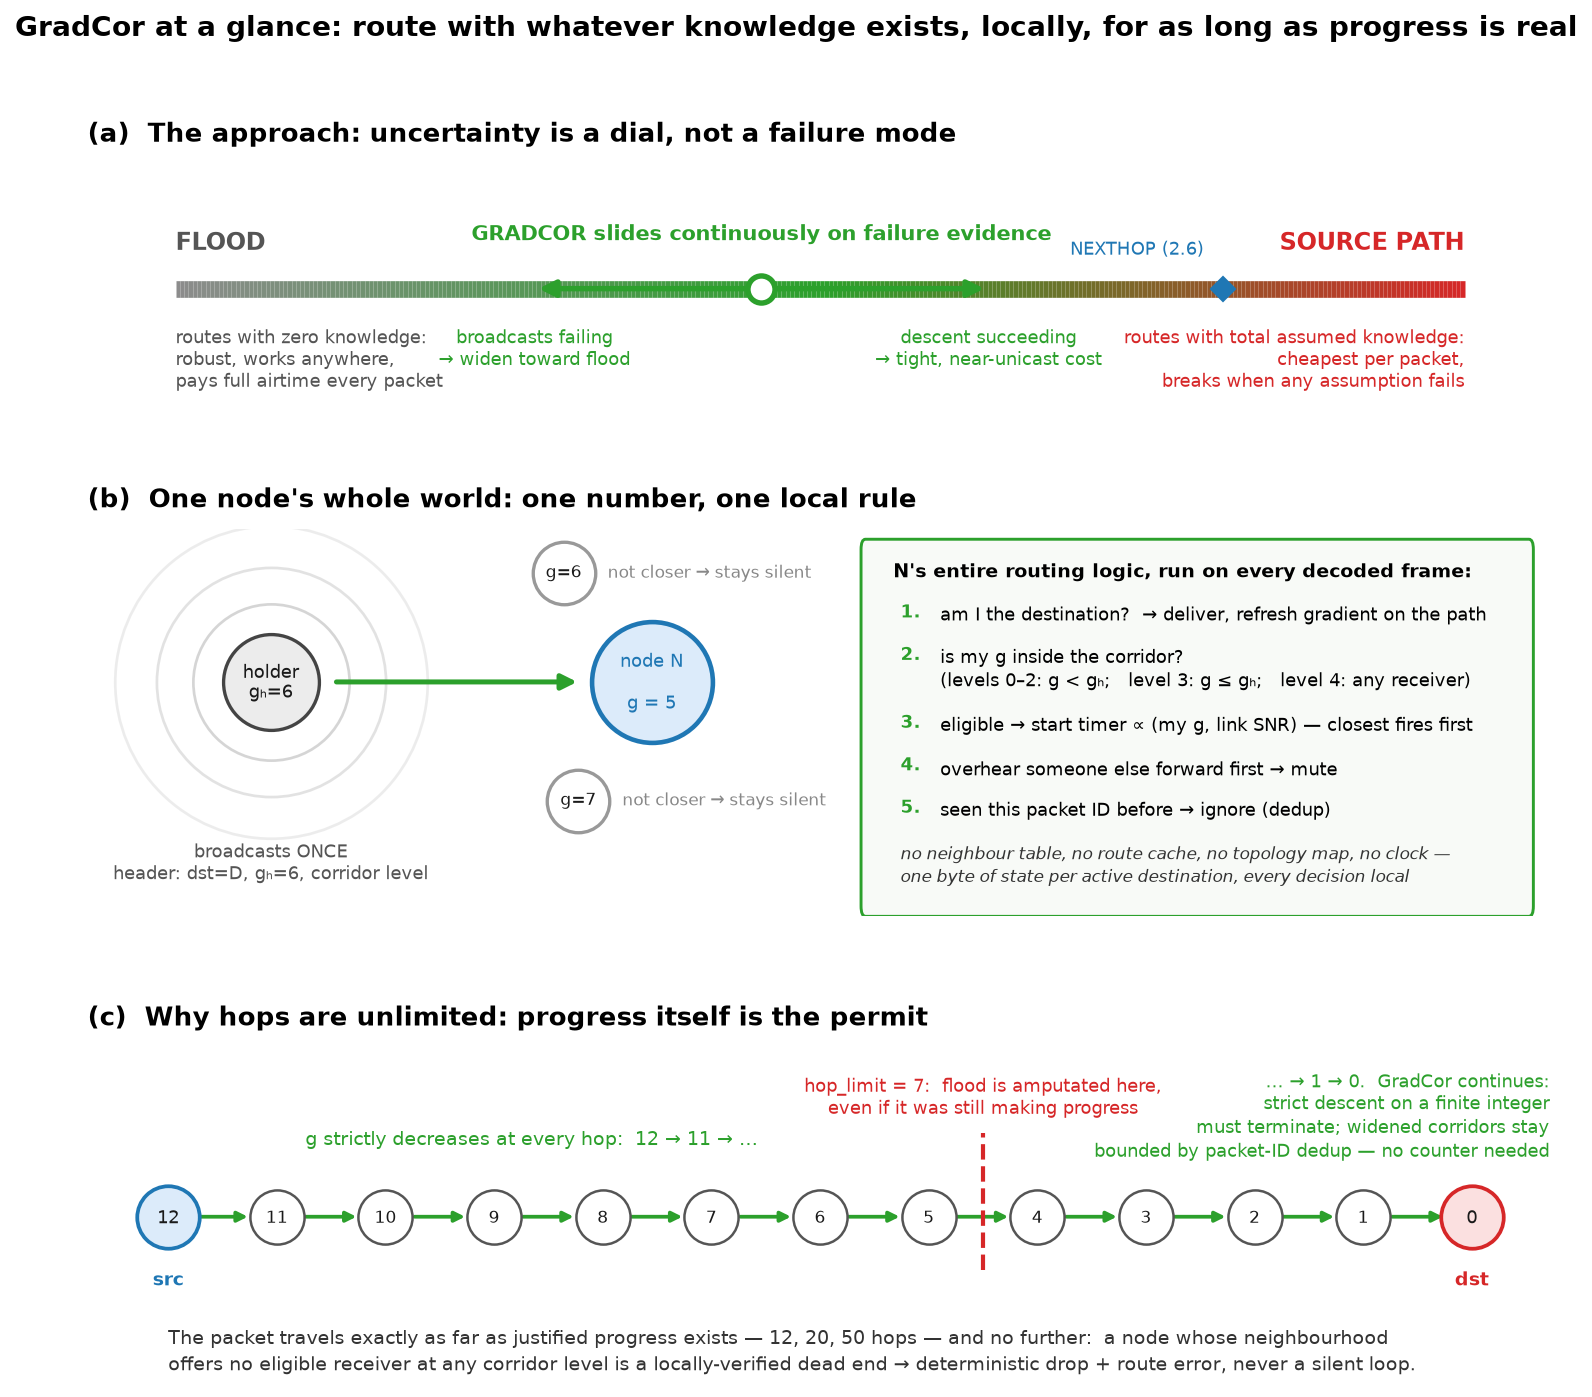

Write Python code to recreate this figure.
"""One-figure summary of GradCor: approach, node perspective, endless hops."""
import matplotlib
matplotlib.use("Agg")
import matplotlib.pyplot as plt
from matplotlib.patches import FancyArrowPatch, FancyBboxPatch
import matplotlib.colors as mcolors

GREEN = "#2ca02c"
GRAY = "#7f7f7f"
RED = "#d62728"
BLUE = "#1f77b4"

fig = plt.figure(figsize=(12.6, 10.6))
gs = fig.add_gridspec(3, 1, height_ratios=[0.72, 1.15, 1.0], hspace=0.40)


def band_title(ax, letter, text):
    ax.text(0.0, 1.04, f"({letter})  {text}", transform=ax.transAxes,
            fontsize=12.5, fontweight="bold", va="bottom")


def node(ax, x, y, ms, face, edge, label, fs=8.5, lw=1.6, tcolor="#1a1a1a"):
    ax.plot([x], [y], "o", ms=ms, mfc=face, mec=edge, mew=lw, zorder=5)
    ax.text(x, y, label, ha="center", va="center", fontsize=fs, zorder=6,
            color=tcolor, linespacing=1.25)


# ---------------- (a) the general approach: knowledge spectrum ----------------
ax = fig.add_subplot(gs[0])
ax.set_xlim(0, 10)
ax.set_ylim(0, 1)
ax.axis("off")
band_title(ax, "a", "The approach: uncertainty is a dial, not a failure mode")

cmap = mcolors.LinearSegmentedColormap.from_list("spec", ["#8c8c8c", GREEN, RED])
for i in range(300):
    x = 0.6 + (8.8 * i / 300)
    ax.plot([x, x + 8.8 / 300], [0.46, 0.46], color=cmap(i / 300), lw=8,
            solid_capstyle="butt")

ax.text(0.6, 0.62, "FLOOD", fontsize=11.5, fontweight="bold", color="#555", ha="left")
ax.text(0.6, 0.30, "routes with zero knowledge:\nrobust, works anywhere,\npays full airtime every packet",
        fontsize=8.5, color="#555", ha="left", va="top")
ax.text(9.4, 0.62, "SOURCE PATH", fontsize=11.5, fontweight="bold", color=RED, ha="right")
ax.text(9.4, 0.30, "routes with total assumed knowledge:\ncheapest per packet,\nbreaks when any assumption fails",
        fontsize=8.5, color=RED, ha="right", va="top")
ax.plot([7.75], [0.46], "D", ms=8, color=BLUE, zorder=5)
ax.text(7.62, 0.60, "NEXTHOP (2.6)", fontsize=8.5, color=BLUE, ha="right")

arr = FancyArrowPatch((3.05, 0.46), (6.15, 0.46), arrowstyle="<|-|>",
                      mutation_scale=16, color=GREEN, lw=2.6, zorder=6)
ax.add_patch(arr)
ax.plot([4.6], [0.46], "o", ms=13, mfc="white", mec=GREEN, mew=2.6, zorder=7)
ax.text(4.6, 0.66, "GRADCOR slides continuously on failure evidence",
        fontsize=10, fontweight="bold", color=GREEN, ha="center")
ax.text(3.05, 0.30, "broadcasts failing\n\u2192 widen toward flood", fontsize=8.5,
        color=GREEN, ha="center", va="top")
ax.text(6.15, 0.30, "descent succeeding\n\u2192 tight, near-unicast cost", fontsize=8.5,
        color=GREEN, ha="center", va="top")

# ---------------- (b) each node's perspective ----------------
ax = fig.add_subplot(gs[1])
ax.set_xlim(0, 10)
ax.set_ylim(-0.14, 1.0)
ax.axis("off")
band_title(ax, "b", "One node's whole world: one number, one local rule")

hx, hy = 1.25, 0.55
for ms, al in [(150, 0.14), (110, 0.22), (75, 0.32)]:
    ax.plot([hx], [hy], "o", ms=ms, mfc="none", mec=GRAY, mew=1.3, alpha=al, zorder=2)
node(ax, hx, hy, 46, "#ececec", "#444", "holder\ng\u2095=6", fs=8.5)
ax.text(hx, 0.08, "broadcasts ONCE\nheader: dst=D, g\u2095=6, corridor level",
        ha="center", fontsize=8.5, color="#555", va="top")

nx_, ny_ = 3.85, 0.55
node(ax, nx_, ny_, 58, "#dcebfa", BLUE, "node N\n\ng = 5", fs=8.5, lw=2.2, tcolor=BLUE)

node(ax, 3.25, 0.87, 30, "white", "#999", "g=6", fs=8)
ax.text(3.55, 0.87, "not closer \u2192 stays silent", fontsize=8, color="#888",
        ha="left", va="center")
node(ax, 3.35, 0.20, 30, "white", "#999", "g=7", fs=8)
ax.text(3.65, 0.20, "not closer \u2192 stays silent", fontsize=8, color="#888",
        ha="left", va="center")

arr = FancyArrowPatch((hx + 0.42, hy), (nx_ - 0.48, ny_), arrowstyle="-|>",
                      mutation_scale=15, color=GREEN, lw=2.4, zorder=4)
ax.add_patch(arr)

card = FancyBboxPatch((5.30, -0.12), 4.55, 1.07,
                      boxstyle="round,pad=0.02,rounding_size=0.03",
                      fc="#f8faf7", ec=GREEN, lw=1.4)
ax.add_patch(card)
ax.text(5.50, 0.90, "N's entire routing logic, run on every decoded frame:",
        fontsize=9, fontweight="bold", va="top")
lines = [
    ("1.", "am I the destination?  \u2192 deliver, refresh gradient on the path"),
    ("2.", "is my g inside the corridor?\n(levels 0\u20132: g < g\u2095;   level 3: g \u2264 g\u2095;   level 4: any receiver)"),
    ("3.", "eligible \u2192 start timer \u221d (my g, link SNR) \u2014 closest fires first"),
    ("4.", "overhear someone else forward first \u2192 mute"),
    ("5.", "seen this packet ID before \u2192 ignore (dedup)"),
]
y = 0.78
for n, t in lines:
    ax.text(5.55, y, n, fontsize=8.6, fontweight="bold", va="top", color=GREEN)
    ax.text(5.82, y, t, fontsize=8.6, va="top", linespacing=1.3)
    y -= 0.125 if "\n" not in t else 0.20
ax.text(5.55, y - 0.005,
        "no neighbour table, no route cache, no topology map, no clock \u2014\n"
        "one byte of state per active destination, every decision local",
        fontsize=8.4, style="italic", color="#333", va="top", linespacing=1.3)

# ---------------- (c) endless hops ----------------
ax = fig.add_subplot(gs[2])
ax.set_xlim(0, 10)
ax.set_ylim(-0.08, 1.0)
ax.axis("off")
band_title(ax, "c", "Why hops are unlimited: progress itself is the permit")

n_hops = 12
xs = [0.55 + i * (8.9 / n_hops) for i in range(n_hops + 1)]
y0 = 0.45
for i, x in enumerate(xs):
    g = n_hops - i
    if i == 0:
        node(ax, x, y0, 30, "#dcebfa", BLUE, str(g), fs=8.5, lw=1.8)
        ax.text(x, y0 - 0.22, "src", ha="center", fontsize=9, color=BLUE, fontweight="bold")
    elif i == n_hops:
        node(ax, x, y0, 30, "#fbe0e0", RED, str(g), fs=8.5, lw=1.8)
        ax.text(x, y0 - 0.22, "dst", ha="center", fontsize=9, color=RED, fontweight="bold")
    else:
        node(ax, x, y0, 26, "white", "#555", str(g), fs=8, lw=1.2)
    if i < n_hops:
        arr = FancyArrowPatch((x + 0.17, y0), (xs[i + 1] - 0.17, y0),
                              arrowstyle="-|>", mutation_scale=10,
                              color=GREEN, lw=1.8)
        ax.add_patch(arr)

wall_x = xs[7] + (8.9 / n_hops) / 2
ax.plot([wall_x, wall_x], [0.28, 0.72], ls="--", color=RED, lw=2)
ax.text(wall_x, 0.76, "hop_limit = 7:  flood is amputated here,\neven if it was still making progress",
        ha="center", fontsize=8.8, color=RED, va="bottom")
ax.text((xs[0] + wall_x) / 2 - 0.3, 0.68,
        "g strictly decreases at every hop:  12 \u2192 11 \u2192 \u2026",
        ha="center", fontsize=9, color=GREEN)
ax.text(9.98, 0.62,
        "\u2026 \u2192 1 \u2192 0.  GradCor continues:\nstrict descent on a finite integer\nmust terminate; widened corridors stay\nbounded by packet-ID dedup \u2014 no counter needed",
        ha="right", fontsize=8.8, color=GREEN, va="bottom", linespacing=1.3)

ax.text(0.55, 0.10,
        "The packet travels exactly as far as justified progress exists \u2014 12, 20, 50 hops \u2014 and no further:  a node whose neighbourhood\n"
        "offers no eligible receiver at any corridor level is a locally-verified dead end \u2192 deterministic drop + route error, never a silent loop.",
        fontsize=9, va="top", color="#333", linespacing=1.4)

fig.suptitle("GradCor at a glance: route with whatever knowledge exists, locally, for as long as progress is real",
             fontsize=13.5, fontweight="bold", y=0.97)
fig.savefig("fig_summary.png", dpi=150, bbox_inches="tight")
print("wrote fig_summary.png")
